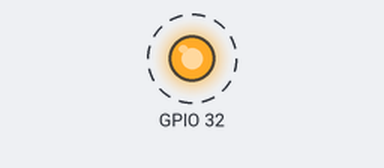
The sketch below on a simulated ESP32. On the bench: output pins drawn as LEDs (lit = HIGH). Dashed ring = blinking.

Above: at 0.15 s.
Timing chart, 0 to 3.0 s (numbered marks = the images above):
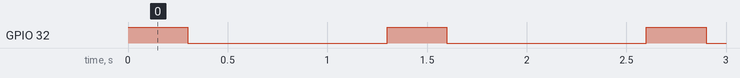

The sketch:

LAB12.ino
```cpp
/*
  讓蜂鳴器發出聲音
*/
void setup() {
  // 腳位設置
  pinMode(32, OUTPUT);
}

void loop() {
  digitalWrite(32, HIGH);
  delay(300);
  digitalWrite(32, LOW);
  delay(1000);
}
```

Measured:
- by itself, GPIO 32: alternates HIGH for 0.30 s and LOW for 1.0 s
